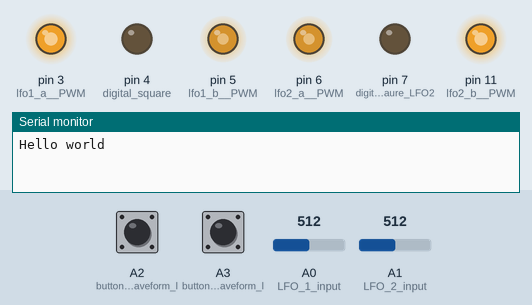
A sketch run on a simulated Arduino Nano, built with avr-gcc and run on an emulated ATmega328P. Shown: output pins drawn as LEDs (lit = HIGH), the last lines printed to the serial monitor. The inputs (shaded band) are chosen by the test bench; at power-on: A2 (button1__chose_waveform_l) LOW, A3 (button2__chose_waveform_l) LOW, A0 (LFO_1_input) = 512, A1 (LFO_2_input) = 512.

Above: at 1.2 s.
1.3 s: A2 (button1__chose_waveform_l) pulled HIGH for 0.15 s
At 1.9 s:
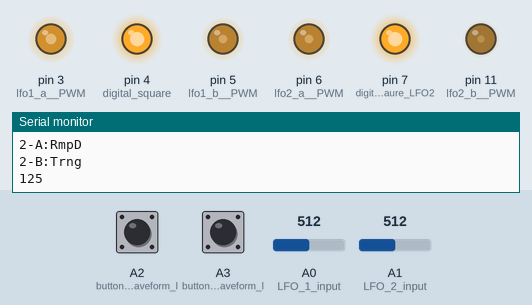
4.4 s: A3 (button2__chose_waveform_l) pulled HIGH for 0.15 s
At 5.1 s:
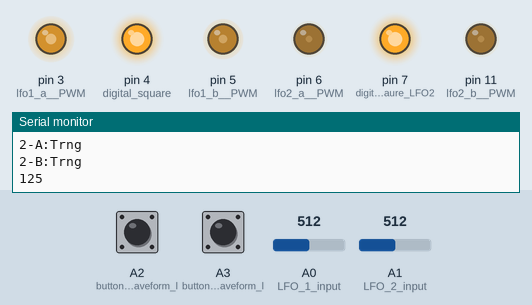
7.5 s: A3 (button2__chose_waveform_l) pulled HIGH for 1 s
11.5 s: A2 (button1__chose_waveform_l) pulled HIGH for 1 s
Timing chart, 0 to 19.5 s (numbered marks = the images above; inputs shaded):
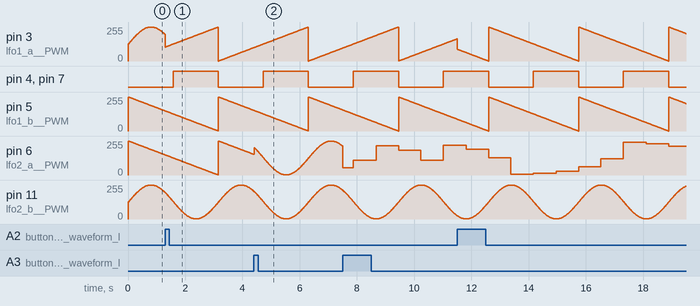

Measured:
- by itself, pin 3 (lfo1_a__PWM), pin 5 (lfo1_b__PWM): ramps from 255/255 to 0/255 and jumps back, once every 3.1 s
- by itself, pin 4 (digital_square), pin 7 (digital_out_sqaure_LFO2): alternates HIGH for 1.6 s and LOW for 1.6 s

The sketch:

ardnanolfo.ino
```cpp
/**
   Nano LFO
   2 Channel LFO with multiple waveforms
   - One channel fixed (Sine, triangle.... you pick and hard code it)
   - Other channel Selectable
     - Sine
     - Triangle
     - Ramp up
     - Ramp Down
     - Psycho 1 and 2

   Improvements to do
   Add decaying wave
   https://daycounter.com/Calculators/Decaying-Wave-Generator-Calculator.phtml

   fast pwm
   fast read of analog pin
   http://yaab-arduino.blogspot.com/2015/02/fast-sampling-from-analog-input.html
   This would ont be important if you had a modulation going to this.

   Sync might be nice


   This is set up for two LFOs because I have the room for it, but you could build
   a fine LFO with just one.

   Rob Stave (Rob the fiddler) ccby 2020
*/


uint8_t  triangle_wave[256] = {
  0x02, 0x04, 0x06, 0x08, 0x0a, 0x0c, 0x0e, 0x10,
  0x12, 0x14, 0x16, 0x18, 0x1a, 0x1c, 0x1e, 0x20,
  0x22, 0x24, 0x26, 0x28, 0x2a, 0x2c, 0x2e, 0x30,
  0x32, 0x34, 0x36, 0x38, 0x3a, 0x3c, 0x3e, 0x40,
  0x42, 0x44, 0x46, 0x48, 0x4a, 0x4c, 0x4e, 0x50,
  0x52, 0x54, 0x56, 0x58, 0x5a, 0x5c, 0x5e, 0x60,
  0x62, 0x64, 0x66, 0x68, 0x6a, 0x6c, 0x6e, 0x70,
  0x72, 0x74, 0x76, 0x78, 0x7a, 0x7c, 0x7e, 0x80,
  0x81, 0x83, 0x85, 0x87, 0x89, 0x8b, 0x8d, 0x8f,
  0x91, 0x93, 0x95, 0x97, 0x99, 0x9b, 0x9d, 0x9f,
  0xa1, 0xa3, 0xa5, 0xa7, 0xa9, 0xab, 0xad, 0xaf,
  0xb1, 0xb3, 0xb5, 0xb7, 0xb9, 0xbb, 0xbd, 0xbf,
  0xc1, 0xc3, 0xc5, 0xc7, 0xc9, 0xcb, 0xcd, 0xcf,
  0xd1, 0xd3, 0xd5, 0xd7, 0xd9, 0xdb, 0xdd, 0xdf,
  0xe1, 0xe3, 0xe5, 0xe7, 0xe9, 0xeb, 0xed, 0xef,
  0xf1, 0xf3, 0xf5, 0xf7, 0xf9, 0xfb, 0xfd, 0xff,
  0xfd, 0xfb, 0xf9, 0xf7, 0xf5, 0xf3, 0xf1, 0xef,
  0xed, 0xeb, 0xe9, 0xe7, 0xe5, 0xe3, 0xe1, 0xdf,
  0xdd, 0xdb, 0xd9, 0xd7, 0xd5, 0xd3, 0xd1, 0xcf,
  0xcd, 0xcb, 0xc9, 0xc7, 0xc5, 0xc3, 0xc1, 0xbf,
  0xbd, 0xbb, 0xb9, 0xb7, 0xb5, 0xb3, 0xb1, 0xaf,
  0xad, 0xab, 0xa9, 0xa7, 0xa5, 0xa3, 0xa1, 0x9f,
  0x9d, 0x9b, 0x99, 0x97, 0x95, 0x93, 0x91, 0x8f,
  0x8d, 0x8b, 0x89, 0x87, 0x85, 0x83, 0x81, 0x80,
  0x7e, 0x7c, 0x7a, 0x78, 0x76, 0x74, 0x72, 0x70,
  0x6e, 0x6c, 0x6a, 0x68, 0x66, 0x64, 0x62, 0x60,
  0x5e, 0x5c, 0x5a, 0x58, 0x56, 0x54, 0x52, 0x50,
  0x4e, 0x4c, 0x4a, 0x48, 0x46, 0x44, 0x42, 0x40,
  0x3e, 0x3c, 0x3a, 0x38, 0x36, 0x34, 0x32, 0x30,
  0x2e, 0x2c, 0x2a, 0x28, 0x26, 0x24, 0x22, 0x20,
  0x1e, 0x1c, 0x1a, 0x18, 0x16, 0x14, 0x12, 0x10,
  0x0e, 0x0c, 0x0a, 0x08, 0x06, 0x04, 0x02, 0x00
};


uint8_t  sine_wave[256] = {
  0x80, 0x83, 0x86, 0x89, 0x8C, 0x90, 0x93, 0x96,
  0x99, 0x9C, 0x9F, 0xA2, 0xA5, 0xA8, 0xAB, 0xAE,
  0xB1, 0xB3, 0xB6, 0xB9, 0xBC, 0xBF, 0xC1, 0xC4,
  0xC7, 0xC9, 0xCC, 0xCE, 0xD1, 0xD3, 0xD5, 0xD8,
  0xDA, 0xDC, 0xDE, 0xE0, 0xE2, 0xE4, 0xE6, 0xE8,
  0xEA, 0xEB, 0xED, 0xEF, 0xF0, 0xF1, 0xF3, 0xF4,
  0xF5, 0xF6, 0xF8, 0xF9, 0xFA, 0xFA, 0xFB, 0xFC,
  0xFD, 0xFD, 0xFE, 0xFE, 0xFE, 0xFF, 0xFF, 0xFF,
  0xFF, 0xFF, 0xFF, 0xFF, 0xFE, 0xFE, 0xFE, 0xFD,
  0xFD, 0xFC, 0xFB, 0xFA, 0xFA, 0xF9, 0xF8, 0xF6,
  0xF5, 0xF4, 0xF3, 0xF1, 0xF0, 0xEF, 0xED, 0xEB,
  0xEA, 0xE8, 0xE6, 0xE4, 0xE2, 0xE0, 0xDE, 0xDC,
  0xDA, 0xD8, 0xD5, 0xD3, 0xD1, 0xCE, 0xCC, 0xC9,
  0xC7, 0xC4, 0xC1, 0xBF, 0xBC, 0xB9, 0xB6, 0xB3,
  0xB1, 0xAE, 0xAB, 0xA8, 0xA5, 0xA2, 0x9F, 0x9C,
  0x99, 0x96, 0x93, 0x90, 0x8C, 0x89, 0x86, 0x83,
  0x80, 0x7D, 0x7A, 0x77, 0x74, 0x70, 0x6D, 0x6A,
  0x67, 0x64, 0x61, 0x5E, 0x5B, 0x58, 0x55, 0x52,
  0x4F, 0x4D, 0x4A, 0x47, 0x44, 0x41, 0x3F, 0x3C,
  0x39, 0x37, 0x34, 0x32, 0x2F, 0x2D, 0x2B, 0x28,
  0x26, 0x24, 0x22, 0x20, 0x1E, 0x1C, 0x1A, 0x18,
  0x16, 0x15, 0x13, 0x11, 0x10, 0x0F, 0x0D, 0x0C,
  0x0B, 0x0A, 0x08, 0x07, 0x06, 0x06, 0x05, 0x04,
  0x03, 0x03, 0x02, 0x02, 0x02, 0x01, 0x01, 0x01,
  0x01, 0x01, 0x01, 0x01, 0x02, 0x02, 0x02, 0x03,
  0x03, 0x04, 0x05, 0x06, 0x06, 0x07, 0x08, 0x0A,
  0x0B, 0x0C, 0x0D, 0x0F, 0x10, 0x11, 0x13, 0x15,
  0x16, 0x18, 0x1A, 0x1C, 0x1E, 0x20, 0x22, 0x24,
  0x26, 0x28, 0x2B, 0x2D, 0x2F, 0x32, 0x34, 0x37,
  0x39, 0x3C, 0x3F, 0x41, 0x44, 0x47, 0x4A, 0x4D,
  0x4F, 0x52, 0x55, 0x58, 0x5B, 0x5E, 0x61, 0x64,
  0x67, 0x6A, 0x6D, 0x70, 0x74, 0x77, 0x7A, 0x7D
};

#define LFO1_LOW 230
#define LFO1_HIGH 20

#define LFO2_LOW 230
#define LFO2_HIGH 20

#define SINE 0
#define TRIANGLE 1
#define RAMP_UP 2
#define RAMP_DOWN 3
#define PSYCHO1 4
#define PSYCHO2 5

#define LFO1 1
#define LFO2 2

#define VERBOSE_LOGS 0

//wavetable pointer
volatile uint8_t loop1Count = 255;
volatile uint8_t loop2Count = 255;
//speed
volatile int oscFreq1 = 50;
volatile int oscCounter1 = 0;

volatile int oscFreq2 = 50;
volatile int oscCounter2 = 0;

volatile uint8_t lfo_1a_state = SINE;
volatile uint8_t lfo_1b_state = RAMP_DOWN;
volatile uint8_t lfo_2a_state = RAMP_DOWN;
volatile uint8_t lfo_2b_state = TRIANGLE;

volatile uint8_t lfo_1a_value = 0;
volatile uint8_t lfo_1b_value = 0;
volatile uint8_t lfo_2a_value = 0;
volatile uint8_t lfo_2b_value = 0;

volatile unsigned int lfsr1  = 1;
volatile  unsigned int lfsr2 = 55;


// the setup function runs once when you press reset or power the board
void setup() {


  Serial.begin(9600);
  Serial.println("Hello world");

  pinMode(3, OUTPUT); // lfo1 a  PWM
  pinMode(4, OUTPUT); // digital square
  pinMode(5, OUTPUT); // lfo1 b  PWM

  pinMode(6, OUTPUT); //lfo2 a  PWM
  pinMode(7, OUTPUT);  // digital out sqaure LFO2
  pinMode(11, OUTPUT); //   lfo2 b  PWM

  pinMode(A0, INPUT); // LFO 1 input
  pinMode(A1, INPUT); // LFO 2 input
  pinMode(A2, INPUT); //button1  chose waveform lfo 1
  pinMode(A3, INPUT); //button2  chose waveform lfo 2


  noInterrupts();           // disable all interrupts

  //set timer1 interrupt at 1Hz
  TCCR1A = 0;// set entire TCCR1A register to 0
  TCCR1B = 0;// same for TCCR1B
  TCNT1  = 0;//initialize counter value to 0
  // set compare match register for 1hz increments
  OCR1A = 1560;// = (16*10^6) / (1*1024) - 1 (must be <65536)
  // turn on CTC mode
  TCCR1B |= (1 << WGM12);
  // Set CS10 and CS12 bits for 1024 prescaler
  TCCR1B |=  (1 << CS10);
  // enable timer compare interrupt
  TIMSK1 |= (1 << OCIE1A);

// Juice up 3 and 11 (Nano specific) to nano
TCCR2B = TCCR2B & 0b11111000 | 0x01;
// Juice up 5 and 6  Timer 0
TCCR0B = TCCR0B & 0b11111000 |  0x01;


  interrupts();             // enable all interrupts
}

uint8_t doTriangle (uint8_t value) {
  return triangle_wave[value];
}

uint8_t rampUp (uint8_t value) {
  return value;
}

uint8_t rampDown (uint8_t value) {
  return 255 - value;
}

uint8_t doSine(uint8_t value) {
  return sine_wave[value];
}

void clockLfsr1 () {

  //calculate new state
  boolean outputBit = bitRead(lfsr1, 10) ^ bitRead(lfsr1, 12)
                      ^ bitRead(lfsr1, 13) ^ bitRead(lfsr1, 15);
  lfsr1 = lfsr1 << 1;
  lfsr1 |= outputBit;
}

void clockLfsr2 () {

  //calculate new state
  boolean outputBit = bitRead(lfsr2, 10) ^ bitRead(lfsr2, 12)
                      ^ bitRead(lfsr2, 13) ^ bitRead(lfsr2, 15);
  lfsr2 = lfsr2 << 1;
  lfsr2 |= outputBit;
}

uint8_t psycho1 (int steps, uint8_t value) {
  if (steps == 2) {
    if ( value == 0 ||   value == 127  ) {
      clockLfsr1();
    }
  }
  if (steps == 4) {
    if ( value == 0 || value == 63 || value == 127 || value == 192) {
      clockLfsr1();
    }
  }

  uint8_t low8bits = lfsr1 & 0xFF;

  return low8bits;
}

uint8_t psycho2 (int steps, uint8_t value) {
  if (steps == 2) {
    if ( value == 0 ||   value == 127  ) {
      clockLfsr2();
    }
  }
  if (steps == 4) {
    if ( value == 0 || value == 63 || value == 127 || value == 192) {
      clockLfsr2();
    }
  }

  uint8_t low8bits = lfsr2 & 0xFF;

  return low8bits;
}


ISR(TIMER1_COMPA_vect)          // timer compare interrupt service routine
{

  //Count up and toggle portB bits
  if (oscCounter1 > oscFreq1) {
    oscCounter1 = 0;

    loop1Count++;
    if (loop1Count > 255) {
      loop1Count = 0;
    }

    //Squarewave output
    if (loop1Count == 127) {
      PORTD |= B00010000;
    } else if (loop1Count == 0) {
      PORTD &= B11101111;
    }


    //Figure out what the state is and display the
    //LFO output

    lfo_1a_value = calculateValue(LFO1, lfo_1a_state, loop1Count);
    lfo_1b_value = calculateValue(LFO1, lfo_1b_state, loop1Count);

  }

  oscCounter1++;


  //Count up and toggle portB bits
  if (oscCounter2 > oscFreq2) {
    oscCounter2 = 0;

    loop2Count++;
    if (loop2Count > 255) {
      loop2Count = 0;
    }

    //Squarewave output
    if (loop2Count == 127) {
      PORTD |= B10000000;
    } else if (loop2Count == 0) {
      PORTD &= B01111111;
    }


    //Figure out what the state is and display the
    //LFO output
    lfo_2a_value = calculateValue(LFO2, lfo_2a_state, loop2Count);
    lfo_2b_value = calculateValue(LFO2, lfo_2b_state, loop2Count);

  }

  oscCounter2++;

}

String getState( uint8_t state ) {

  switch (state) {
    case SINE:
      return "Sine";
      break;
    case TRIANGLE:
      return "Trng";
      break;
    case RAMP_UP:
      return "RmpU";
      break;
    case RAMP_DOWN:
      return "RmpD";
      break;
    case PSYCHO1:
      return "Psy1";
      break;
    case PSYCHO2:
      return "Psy2";
      break;
    default:
      return "Other";
      break;
  }


}

void printStates() {

  Serial.println("--- States ---");

  Serial.println("1-A:" + getState(lfo_1a_state));
  Serial.println("1-B:" + getState(lfo_1b_state));
  Serial.println(oscFreq1);
  Serial.println("2-A:" + getState(lfo_2a_state));
  Serial.println("2-B:" + getState(lfo_2b_state));
  Serial.println(oscFreq1);

}

uint8_t calculateValue(int lfo, uint8_t state, uint8_t value) {

  if (state == SINE ) {
    return doSine(value);
  }
  if (state == TRIANGLE ) {
    return doSine(value);
  }

  if (state == RAMP_UP) {
    return rampUp(value);
  }

  if (state == RAMP_DOWN) {
    return rampDown(value);
  }

  if (state == PSYCHO1) {
    if (lfo == LFO1) {
      return psycho1(4, value);
    } else {
      return psycho2(4, value);
    }
  }

  if (state == PSYCHO2) {
    if (lfo == LFO1) {
      return psycho1(2, value);
    } else {
      return psycho2(2, value);
    }
  }


}

uint8_t toggleState(uint8_t state) {
  if (state == SINE ) {
    return RAMP_UP;
  }
  if (state == RAMP_UP ) {
    return RAMP_DOWN;
  }

  if (state == RAMP_DOWN) {
    return TRIANGLE;
  }
  if (state == TRIANGLE) {
    return PSYCHO1;
  }

  if (state == PSYCHO1) {
    return PSYCHO2;
  }

  if (state == PSYCHO2) {
    return SINE;
  }


  return SINE;
}


void loop() {


  byte counter = 0;

  byte counter2 = 0;

  int lastButton1aState = 0;
  int button1aState = 0;
  int lastButton2aState = 0;
  int button2aState = 0;

  while (true) {

    //Average the samples.

    // Sample LFO value and average.  Maybe not as important with LFO as with a VCO
    // Also, alternate sampling between channels.
    counter++;
    if (counter > 3) {
      counter = 0;
    }

    if ( counter % 2 == 0) {

      int speed_read1 = analogRead(A0);
      oscFreq1 = map(speed_read1, 0, 1023, LFO1_LOW,  LFO1_HIGH);
    } else {
      int speed_read2 = analogRead(A1);
      oscFreq2 = map(speed_read2, 0, 1023, LFO2_LOW,  LFO2_HIGH);
    }

    if (VERBOSE_LOGS == 1) {
      Serial.print( getState(lfo_1a_state));
      Serial.print( ":");
      Serial.print( lfo_1a_value);
      Serial.print( "\t");

      Serial.print( getState(lfo_1b_state));
      Serial.print( ":");
      Serial.print( lfo_1b_value);
      Serial.print( "\t");


      Serial.print( getState(lfo_2a_state));
      Serial.print( ":");
      Serial.print( lfo_2a_value);

      Serial.print( "\t");
      Serial.print( getState(lfo_2b_state));
      Serial.print( ":");
      Serial.print( lfo_1b_value);

      Serial.println( " ");

    }


    analogWrite(3, lfo_1a_value);
    analogWrite(5, lfo_1b_value);
    analogWrite(6, lfo_2a_value);
    analogWrite(11, lfo_2b_value);

    // Read toggle buttons every x loops to save cycles and double as a debounce.

    if (counter2 > 16) {
      counter2 = 0;
    }

    if (counter2 == 0) {
      button1aState = digitalRead(A2);
      // compare the buttonState to its previous state
      if (button1aState != lastButton1aState) {
        // if the state has changed, increment the counter
        if (button1aState == HIGH) {
          lfo_1a_state = toggleState(lfo_1a_state);
          printStates();
        }
      }
      lastButton1aState = button1aState;

      button2aState = digitalRead(A3);
      // compare the buttonState to its previous state
      if (button2aState != lastButton2aState) {
        // if the state has changed, increment the counter
        if (button2aState == HIGH) {
          lfo_2a_state = toggleState(lfo_2a_state);
          printStates();
        }
      }
      lastButton2aState = button2aState;

    }
    counter2++;


  }

}
```
